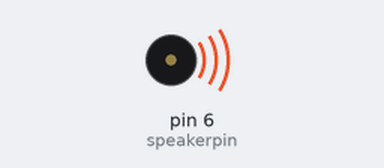
Recording of a sketch running on a simulated Arduino Uno, built with avr-gcc and run on an emulated ATmega328P. Shown: buzzer (waves = sounding).

Above: at 2.65 s.
At 7.74 s:
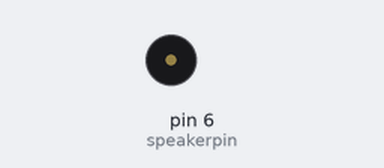
Timing chart, 0 to 8.6 s (numbered marks = the images above):
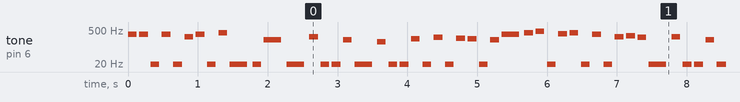

The sketch:

mario.ino
```cpp
  //#include <LiquidCrystal.h>
#include "pitches.h"
/*
Intro e,e,,e,c,e,g

C G E
A B A# A
G E G A F G
E C D B
*/
#define REST     1
int speakerpin = 6;
//LiquidCrystal lcd(7, 8, 9, 10, 11, 12);
byte newChar[8] = { B00000, B01111, B01001, B01001, B01011, B11011, B11000, B00000 };
int Row = 0;
int Col = 0;


// notes in the intro:
int Intro_melody[] = {
  NOTE_E4, NOTE_E4, REST, NOTE_E4,
  REST, NOTE_C4, NOTE_E4, REST,
  NOTE_G4, REST, REST, NOTE_G3, REST
};

int Intro_Notes[] = {
  4, 4, 4, 4,
  4, 4, 4, 4,
  4, 2, 4, 2, 2
};

const int num_elements_in_Intro = sizeof(Intro_Notes)/sizeof(Intro_Notes[0]);

// notes in the melody:
int Mario_melody[] = {
  NOTE_C4, REST, REST, NOTE_G3,
  REST, NOTE_E3, REST,
  REST, NOTE_A3, REST, NOTE_B3,
  REST, NOTE_AS3, NOTE_A3, REST,

  NOTE_G3, NOTE_E4, NOTE_G4,
  NOTE_A4, REST, NOTE_F4, NOTE_G4,
  REST, NOTE_E4, REST, NOTE_C4,
  NOTE_D4, NOTE_B3, //REST
};

// note durations: 4 = quarter note, 8 = eighth note, etc.:
int Mario_Notes[] = {
  4, 4, 4, 4,
  2, 4, 4,
  4, 4, 4, 4,
  4, 4, 4, 4,

  4, 2, 4,
  4, 4, 4, 4,
  4, 4, 4, 4,
  4, 4, 2
  };

  const int num_elements_in_arr = sizeof(Mario_Notes)/sizeof(Mario_Notes[0]);


void setup() {

  /*lcd.createChar(1, newChar);
  lcd.begin(20,4);
  lcd.setCursor(Col, Row);
  lcd.write(1); */

  // iterate over the notes of the melody:
  for (int thisNote = 0; thisNote < num_elements_in_Intro; thisNote++) {
  // to calculate the note duration, take one second
    // divided by the note type.
    //e.g. quarter note = 1000 / 4, eighth note = 1000/8, etc.
    int noteDuration = 500/Intro_Notes[thisNote];
    tone(speakerpin, Intro_melody[thisNote],noteDuration);

    // to distinguish the notes, set a minimum time between them.
    // the note's duration + 30% seems to work well:
    int pauseBetweenNotes = noteDuration * 1.30;
    delay(pauseBetweenNotes);
    // stop the tone playing:
    noTone(speakerpin);

    if(thisNote % 8 == 0){
       Note_Anim();
    }
  }
}

void loop() {

  // iterate over the notes of the melody:
  for (int thisNote = 0; thisNote < num_elements_in_arr; thisNote++) {

    // to calculate the note duration, take one second
    // divided by the note type.
    //e.g. quarter note = 1000 / 4, eighth note = 1000/8, etc.
    int noteDuration = 500/Mario_Notes[thisNote];
    tone(speakerpin, Mario_melody[thisNote],noteDuration);

    // to distinguish the notes, set a minimum time between them.
    // the note's duration + 30% seems to work well:
    int pauseBetweenNotes = noteDuration * 1.30;
    delay(pauseBetweenNotes);
    // stop the tone playing:
    noTone(speakerpin);

    if(thisNote % 8 == 0){
       Note_Anim();
    }
  }
}

void Note_Anim(){

  if (Col > 20){
    Col = 0;
  }

  /*int introw = (int) (sin( Col + 2) *4);
  Row = (int) map(introw, -3, 3, 0, 3);
  lcd.clear();
  lcd.setCursor(Col, Row);
  lcd.write(1);
  Col++;*/

}
```

pitches.h
```cpp
/*************************************************
 * Public Constants
 *************************************************/

#define NOTE_B0  31
#define NOTE_C1  33
#define NOTE_CS1 35
#define NOTE_D1  37
#define NOTE_DS1 39
#define NOTE_E1  41
#define NOTE_F1  44
#define NOTE_FS1 46
#define NOTE_G1  49
#define NOTE_GS1 52
#define NOTE_A1  55
#define NOTE_AS1 58
#define NOTE_B1  62
#define NOTE_C2  65
#define NOTE_CS2 69
#define NOTE_D2  73
#define NOTE_DS2 78
#define NOTE_E2  82
#define NOTE_F2  87
#define NOTE_FS2 93
#define NOTE_G2  98
#define NOTE_GS2 104
#define NOTE_A2  110
#define NOTE_AS2 117
#define NOTE_B2  123
#define NOTE_C3  131
#define NOTE_CS3 139
#define NOTE_D3  147
#define NOTE_DS3 156
#define NOTE_E3  165
#define NOTE_F3  175
#define NOTE_FS3 185
#define NOTE_G3  196
#define NOTE_GS3 208
#define NOTE_A3  220
#define NOTE_AS3 233
#define NOTE_B3  247
#define NOTE_C4  262
#define NOTE_CS4 277
#define NOTE_D4  294
#define NOTE_DS4 311
#define NOTE_E4  330
#define NOTE_F4  349
#define NOTE_FS4 370
#define NOTE_G4  392
#define NOTE_GS4 415
#define NOTE_A4  440
#define NOTE_AS4 466
#define NOTE_B4  494
#define NOTE_C5  523
#define NOTE_CS5 554
#define NOTE_D5  587
#define NOTE_DS5 622
#define NOTE_E5  659
#define NOTE_F5  698
#define NOTE_FS5 740
#define NOTE_G5  784
#define NOTE_GS5 831
#define NOTE_A5  880
#define NOTE_AS5 932
#define NOTE_B5  988
#define NOTE_C6  1047
#define NOTE_CS6 1109
#define NOTE_D6  1175
#define NOTE_DS6 1245
#define NOTE_E6  1319
#define NOTE_F6  1397
#define NOTE_FS6 1480
#define NOTE_G6  1568
#define NOTE_GS6 1661
#define NOTE_A6  1760
#define NOTE_AS6 1865
#define NOTE_B6  1976
#define NOTE_C7  2093
#define NOTE_CS7 2217
#define NOTE_D7  2349
#define NOTE_DS7 2489
#define NOTE_E7  2637
#define NOTE_F7  2794
#define NOTE_FS7 2960
#define NOTE_G7  3136
#define NOTE_GS7 3322
#define NOTE_A7  3520
#define NOTE_AS7 3729
#define NOTE_B7  3951
#define NOTE_C8  4186
#define NOTE_CS8 4435
#define NOTE_D8  4699
#define NOTE_DS8 4978
```

Measured:
- by itself, tone on pin 6 (speakerpin): plays 330 Hz for 0.13 s, 330 Hz for 0.13 s, 1 Hz for 0.13 s, 330 Hz for 0.13 s, 1 Hz for 0.13 s, 262 Hz for 0.13 s … (726 notes in this stretch)
